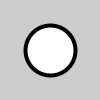
Frame 1 (no input)
Frame 60 (the mouse pressed at the canvas centre just before this capture): identical to frame 1, image omitted
Frame 120 (the mouse held since frame 60 and released just before this capture): identical to frame 1, image omitted

The Processing sketch that drew this single still picture (run headless with seeded random() and noise(); from frame 60 on, the mouse is pressed at the canvas centre):

// Processing sketch: sketch_4_5h
// ── sketch_4_5h.pde
void setup() {
               size(100, 100);
               smooth();
               strokeWeight(4);
}

void draw() {
background(204);
// If the ‘A’ key is pressed draw a line
if ((keyPressed == true) && (key == '8')) {
   line(50, 25, 50, 75);
} else { // Otherwise, draw an ellipse
 ellipse(50, 50, 50, 50);
 }
}
